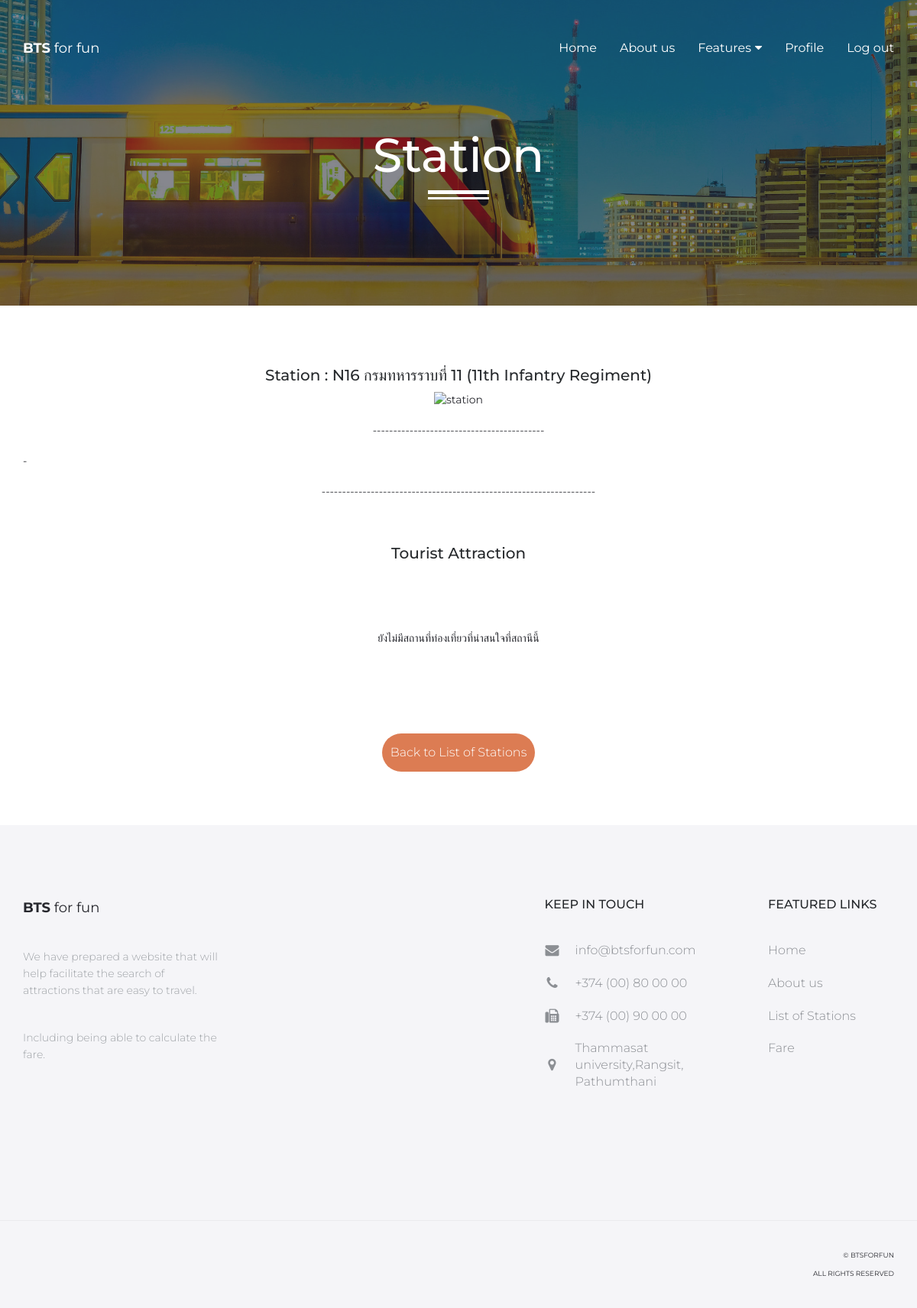
The app's page /bts_for_fun/stationdetail/9 (signed in) with its own data.
### bts_for_fun/models.py (models this page shows, shortened)
class Station(models.Model):
    thai_name_station = models.CharField(max_length=64)
    eng_name_station = models.CharField(max_length=64)
    code_station = models.CharField(max_length=64)
    station_detail = models.TextField()
    station_pic = models.URLField(max_length=300, blank = True)

### bts_for_fun/views.py (the view)
# urls.py: path('stationdetail/<int:station_id>',views.stationdetail,name='stationdetail'),
def stationdetail(request,station_id):
    if not request.user.is_authenticated:
        return render(request, 'users/login.html')
    else:
        station = Station.objects.get(id=station_id)
        tourists = Tourist.objects.filter(on_station=station).order_by('-rating')
        return render(request, 'bts_for_fun/stationdetail.html',{
                   'station' : station,
                   'tourists' : tourists,
    })

### bts_for_fun/templates/bts_for_fun/stationdetail.html (shortened to what this page needs)
{% extends 'about/layout.html' %}
{% load static %}
{% block body %}
{% if  user.is_authenticated %}
<header id="masthead" class="site-header site-header-white">
    <nav id="primary-navigation" class="site-navigation">
        <div class="container">
            <div class="navbar-header">
                <a href="{% url 'about:index' %}" class="site-title"><span>BTS</span> for fun</a>
            </div>
            <div class="collapse navbar-collapse" id="agency-navbar-collapse">
                <ul class="nav navbar-nav navbar-right">
                    <li ><a href="{% url 'about:index' %}" >Home</a></li>
                    <li ><a href="{% url 'about:about_us' %}">About us</a></li>
                    <li class="dropdown"><a href="#" class="dropdown-toggle" data-toggle="dropdown">Features<i class="fa fa-caret-down hidden-xs" aria-hidden="true"></i></a>
                    </li>
                    <li><a href="{% url 'users:profile' %}">Profile</a></li>
                    <li><a href="{% url 'users:logout' %}">Log out</a></li>
                </ul>
            </div>
        </div>
    </nav>
</header>
{% endif %}
</head>
<body>
    <div id="hero" class="hero overlay subpage-hero station-hero">
        <div class="hero-content">
            <div class="hero-text">
                <h1>Station</h1>
                <ol class="breadcrumb"></ol>
            </div>
        </div>
    </div>
    <main id="main" class="site-main">
        <section class="site-section subpage-site-section section-contact-us section-portfolio">
            <div class="container">
                <center>
                <h3>Station : {{ station.code_station }} {{ station.thai_name_station }} ({{ station.eng_name_station }})</h3>
                <img src="{{station.station_pic}}" alt="station" width="700" height="400">
                <br>
                <br>
                <p1>------------------------------------------</p1><br>
                <br>
                </center>
                <p2 align="left">{{ station.station_detail|linebreaksbr }}</p2><br>
                <center>
                    <br>
                <p1>-------------------------------------------------------------------</p1><br>
                <br>
                <br>
                <h3>Tourist Attraction </h3><br>
                <br>
                </center>
                <br>
                {% if tourists %}
                    {% for tourist in tourists %}
                            <div class="col-lg-3 col-md-4 col-xs-6" >
                                <div class="portfolio-item">
                                    <img src ="{{tourist.tourist_pic}}" class="img-res" alt="">
                                    <h4 class="portfolio-item-title"> {{ tourist.thai_name_tourist }} ({{ tourist.eng_name_tourist }}) </h4>
                                    <a href="{% url 'bts_for_fun:touristdetail' tourist.id %}"><i class="fa fa-arrow-right" aria-hidden="true"></i></a>
                                </div>
                            </div>
                    {% endfor %}
                {% else %}
                    <br>
                    <p><center>ยังไม่มีสถานที่ท่องเที่ยวที่น่าสนใจที่สถานีนี้</center></p>
                {% endif %}
            </div>
            <br><br><br><br>
          <center><a href="{% url 'bts_for_fun:index' %}" class="btn btn-coral mb-10">Back to List of Stations</a></center>
        </section>
    </main>
{% endblock %}

### static/css/style.css (style rules this page uses)
a { transition: all 0.25s ease-in-out; -moz-transition: all 0.25s ease-in-out; -webkit-transition: all 0.25s ease-in-out; -o-transition: all 0.25s ease-in-out; -ms-transition: all 0.25s ease-in-out; cursor: pointer; color: #9fa3a7; }
p { margin-bottom: 0; font-size: 14px; font-weight: 300; color: #9fa3a7; line-height: 22px; }
h1 { font-size: 62px; }
h3 { font-size: 20px; }
h1,h2,h3,h4,h5 { color: #26292c; }
.btn { line-height: 50px; min-width: 200px; font-size: 16px; font-weight: 300; border: 0; border-radius: 50px; color: #26272d; background-color: #fff; padding: 0; transition: color 0.25s ease-in-out, background-color 0.25s ease-in-out; -moz-transition: color 0.25s ease-in-out, background-color 0.25s ease-in-out; -webkit-transition: color 0.25s ease-in-out, background-color 0.25s ease-in-out; -o-transition: color 0.25s ease-in-out, background-color 0.25s ease-in-out; -ms-transition: color 0.25s ease-in-out, background-color 0.25s ease-in-out; }
.btn-coral { background-color: #dc7c53; color: #fff; }
html, body { width: 100%; height: 100%; margin: 0; padding: 0; font-family: 'Montserrat','K2D', sans-serif; color: #26272d; }
.mb-10 { margin-bottom: 10px; }
.site-header { position: absolute; padding: 50px 0 0; background-color: transparent; width: 100%; z-index: 3; }
.site-title { font-size: 18px; line-height: 26px; color: #26272d; }
.site-title span { font-weight: 700; }
.navbar-collapse { text-align: center; }
.navbar-nav { float: none; display: inline-block; }
.navbar-nav > li > a, .slicknav_nav > li > a { padding: 0; font-size: 16px; position: relative; color: #26272d; line-height: 26px; }
.site-header-white .navbar-nav > li > a, .site-header-white .site-title { color: #fff; }
.navbar-nav > li > a i { margin-left: 5px; }
.navbar-nav > li + li { margin-left: 30px; }
.hero { background: url(../img/wee.webp) no-repeat center / cover; height: 100%; width: 100%; display: table; position: relative; }
.overlay:before { content: ''; background-color: rgba(255, 255, 255, 0.801); height: 100%; width: 100%; position: absolute; top: 0; left: 0; z-index: 0; }
.hero-content { display: table-cell; vertical-align: middle; padding-top: 75px; }
.hero-text { max-width: 890px; width: 100%; margin: 0 auto; padding: 0 15px; text-align: center; }
.hero-text h1 { position: relative; margin: 0; }
.hero .breadcrumb { padding-top: 60px; margin-bottom: 0; }
.hero .breadcrumb:before { content: ''; display: block; position: absolute; left: 50%; bottom: 45px; height: 12px; width: 80px; border-top: 5px solid #fff; border-bottom: 3px solid #fff; transform: translateX(-50%); -moz-transform: translateX(-50%); -webkit-transform: translateX(-50%); -o-transform: translateX(-50%); -ms-transform: translateX(-50%); }
.subpage-hero { height: 400px; }
.subpage-hero.overlay:before { background-color: rgba(34, 36, 48, 0.545); }
.subpage-hero .hero-content, .subpage-hero .hero-content h1, .subpage-hero a { color: #fff; }
.station-hero { background: url(../img/train5.jpeg) no-repeat center / cover; }
.site-section { padding: 100px 0 140px; }
.subpage-site-section { padding: 60px 0; }
.breadcrumb { background-color: transparent; position: relative; }
.section-contact-us .btn { margin-top: 35px; }

### records on screen
Station: code_station "N16", thai_name_station "กรมทหารราบที่ 11", eng_name_station "11th Infantry Regiment", station_detail "-"
